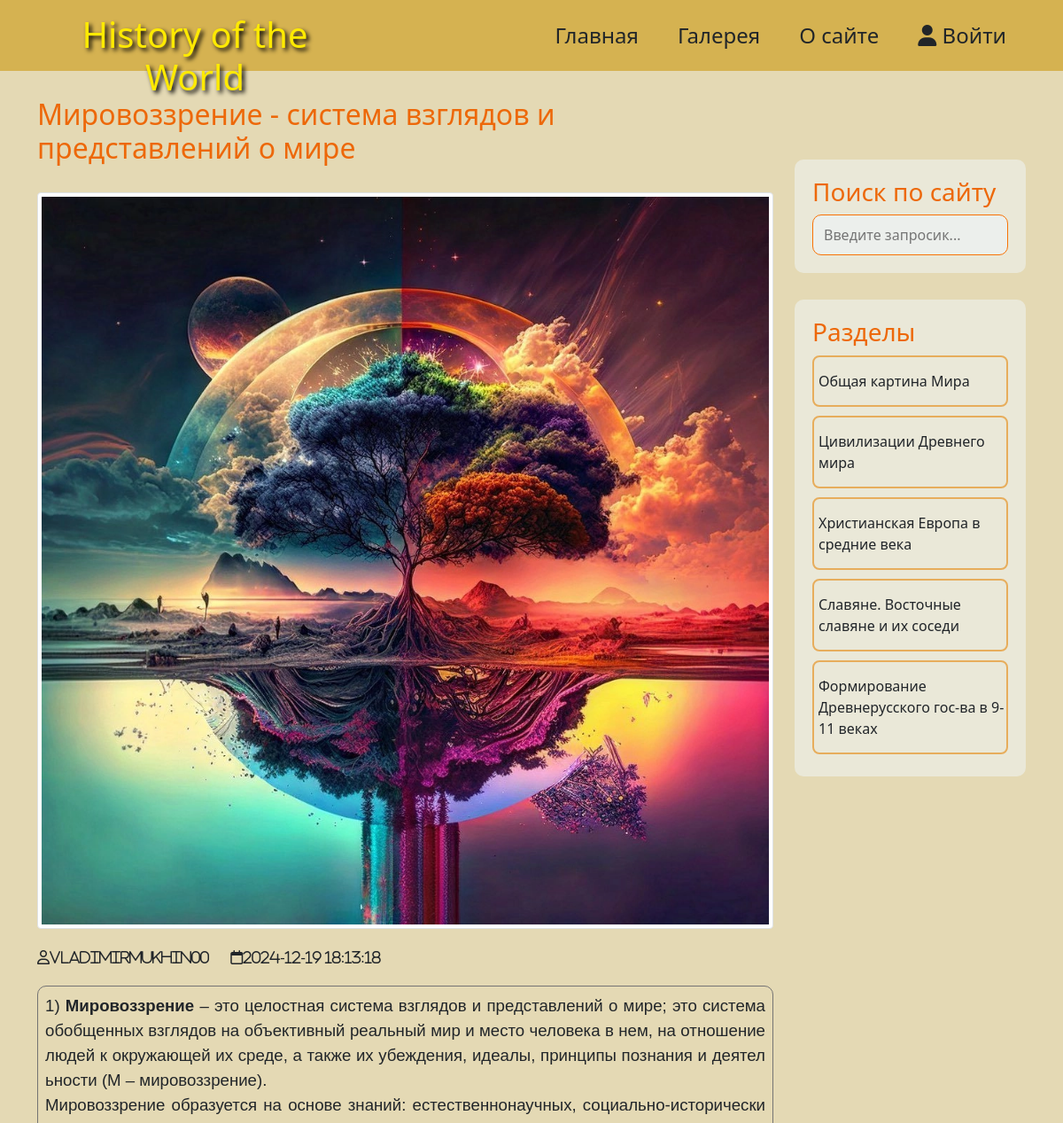
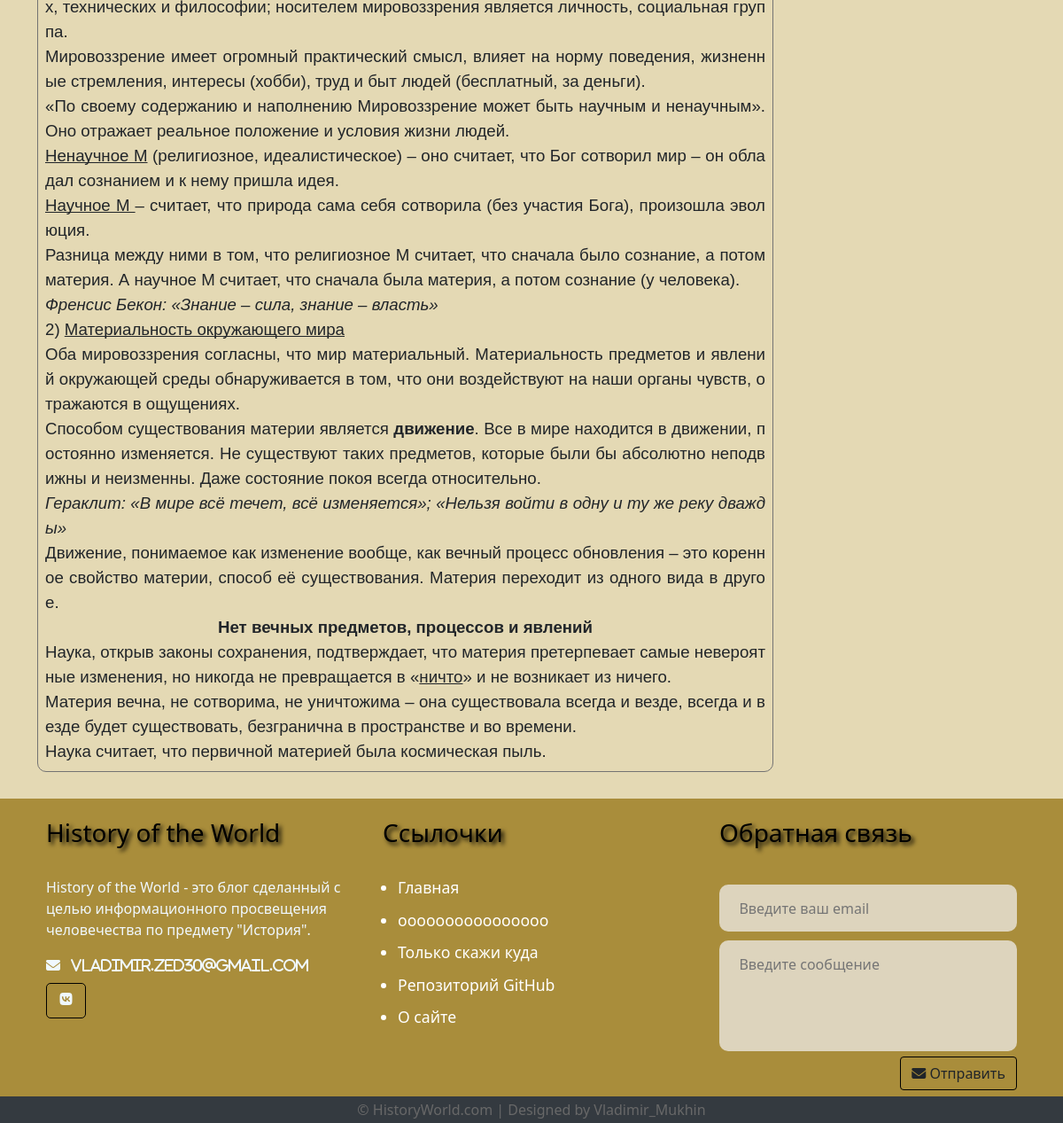
Screenshot of /single.php?post=18 with the database file from the repository (2 pictures, top to bottom).
### tables this page shows
CREATE TABLE `posts` (
  `id` int NOT NULL,
  `id_user` int NOT NULL,
  `title` varchar(255) NOT NULL,
  `img` varchar(255) NOT NULL,
  `content` text NOT NULL,
  `status` tinyint NOT NULL,
  `id_category` int DEFAULT NULL,
  `created_date` datetime NOT NULL DEFAULT CURRENT_TIMESTAMP
);

CREATE TABLE `users` (
  `id` int NOT NULL,
  `admin` tinyint NOT NULL,
  `username` varchar(255) NOT NULL,
  `email` varchar(255) NOT NULL,
  `password` varchar(255) NOT NULL,
  `created` timestamp NOT NULL DEFAULT CURRENT_TIMESTAMP
);

CREATE TABLE `categories` (
  `id` int NOT NULL,
  `name` varchar(121) NOT NULL,
  `description` text NOT NULL
);

### app/database/db.php (called while the page is built, shortened)
<?php
require('connect.php');
function dbCheckError($query){
    $errInfo = $query->errorInfo();
    return true;
}
function selectAll($table, $params = []){
    global $pdo;
    $sql = "SELECT * FROM $table";
    $query = $pdo->prepare($sql);
    $query->execute();
    return $query->fetchAll();
}
function selectPostFromPostsWithUsersOnSingle($table1, $table2, $id){
    global $pdo;
    $sql = "SELECT p.*, u.username FROM $table1 AS p JOIN $table2 AS u ON p.id_user = u.id WHERE p.id=$id";
    $query = $pdo->prepare($sql);
    $query->execute();
    return $query->fetch();
}

### app/controllers/categories.php (called while the page is built, shortened)
<?php
include SITE_ROOT . "/app/database/db.php";
$categories = selectAll('categories');

### single.php (the view, shortened to what this page needs)
<!doctype html>
<html lang="ru">
  <head>
    <link href="https://cdn.jsdelivr.net/npm/bootstrap@5.0.1/dist/css/bootstrap.min.css" rel="stylesheet">
    <link rel="stylesheet" href="assets/css/style.css">
  </head>
  <body>
    <?php
    include("app/include/header.php");
    $post = selectPostFromPostsWithUsersOnSingle('posts', 'users', $_GET['post']);
    ?>
    <div class="container">
      <div class="content row">
        <div class="main-content col-md-9 col-12">
          <h2><?php echo $post['title']; ?></h2>
          <div class="single_post">
            <div class="img col-12">
              <img src="<?=BASE_URL . 'assets/images/posts/' . $post['img'] ?>" alt="<?=$post['title'];?>" class="img-thumbnail">
            </div>
            <div class="info">
                <i class="far fa-user"><?=$post['username'] ?></i>
                <i class="far fa-calendar"><?=$post['created_date'] ?></i>
            </div>
            <div class="single post_text col-12">
                <?=$post['content'] ?>
            </div>
          </div>
        </div>
        <?php
        include("app/include/sitebar.php");
        ?>
      </div>
    </div>
    <?php
    include("app/include/footer.php");
    ?>
  </body>
</html>

### app/include/sitebar.php (shortened to what this page needs)
<div class="sidebar col-md-3 col-12">
  <div class="section search">
    <h3>Поиск по сайту</h3>
    <form action="<?= BASE_URL . 'search.php'?>" method="post">
      <input type="text" name="search-term" class="text-input" placeholder="Введите запросик...">
    </form>
  </div>
  <div class="section topics">
    <h3>Разделы</h3>
    <ul>
      <?php foreach($categories as $key => $category): ?>
      <li><a href="<?=BASE_URL . 'category.php?id=' . $category['id']; ?>"><?=$category['name']; ?></a></li>
      <?php endforeach; ?>
    </ul>
  </div>
</div>

### assets/css/style.css (style rules this page uses)
* { font-family: "Carlito", sans-serif, ; }
h1, h2, h3, h4, h5, h6 { color:rgb(237, 104, 9); }
body { background:rgb(228, 217, 180); }
a { text-decoration: none; color: inherit; }
input { padding: 10px 12px; display: block; width: 100%; border-radius: 10px; border: 1px solid rgb(248, 114, 5); line-height: 1.5rem; color: black; background: rgba(240, 248, 255, 0.514); }
.main-content h2 { margin: 30px 0; }
.main-content .post_text { background: rgba(240, 248, 255, 0.47); padding: 8px; border-radius: 10px; }
.main-content .post_text { word-break: break-all; }
.img-thumbnail { background-repeat: no-repeat; width: 100%; }
.search { margin-top: 100px; }
.sidebar .section { background: rgba(240, 248, 255, 0.47); border-radius: 10px; padding: 20px; margin-bottom: 30px; }
.sidebar .topics ul { margin: 0px; padding: 0px; list-style-type: none; }
.sidebar .topics ul li { margin: 10px 0px 5px 0px; }
.sidebar .topics ul li a { display: block; padding: 15px 0px 15px 0px; border: 2px solid rgba(229, 132, 4, 0.58); border-radius: 8px; text-decoration: none; font-weight: 400; font-size: 1em; padding-left: 5px; }
.main-content .single.post_text { background: none; border: 1px solid rgb(116, 115, 115); }
.single_post .info { margin: 20px 0; }
.single_post .info i { display: inline-block; margin-right: 20px; }
.single_post { margin-bottom: 30px; }

### rows the page displays
posts: title "Мировоззрение - система взглядов и представлений о мире", img (picture), id_user.username "VladimirMukhin00", created_date "2024-12-19 18:13:18", content "1) Мировоззрение – это целостная система взглядов и представлений о мире; это система обобщенных взглядов на объективный реальный мир и место человека в нем, на отношение людей к окружающей их среде, а также их убеждения, идеалы, принципы познания и деятельности (М – мировоззрение). Мировоззрение образуется на основе знаний: естественнонаучных, социально-исторических, технических и философии; носителем мировоззрения является личность, социальная группа. Мировоззрение имеет огромный практический смысл, влияет на норму поведения, жизненные стремления, интересы (хобби), труд и быт людей (бесплатный, за деньги). «По своему содержанию и наполнению Мировоззрение может быть научным и ненаучным».…"
categories: name "Общая картина Мира"
categories: name "Цивилизации Древнего мира"
categories: name "Христианская Европа в средние века"
categories: name "Славяне. Восточные славяне и их соседи"
categories: name "Формирование Древнерусского гос-ва в 9-11 веках"
